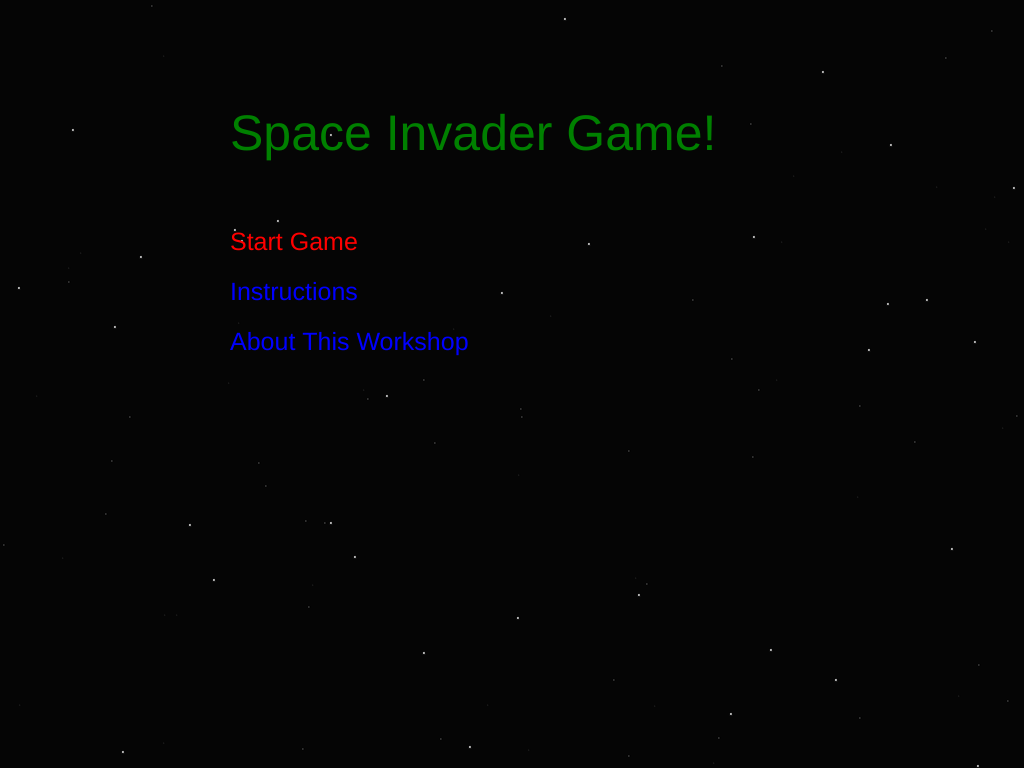
Frame 1 (no input)
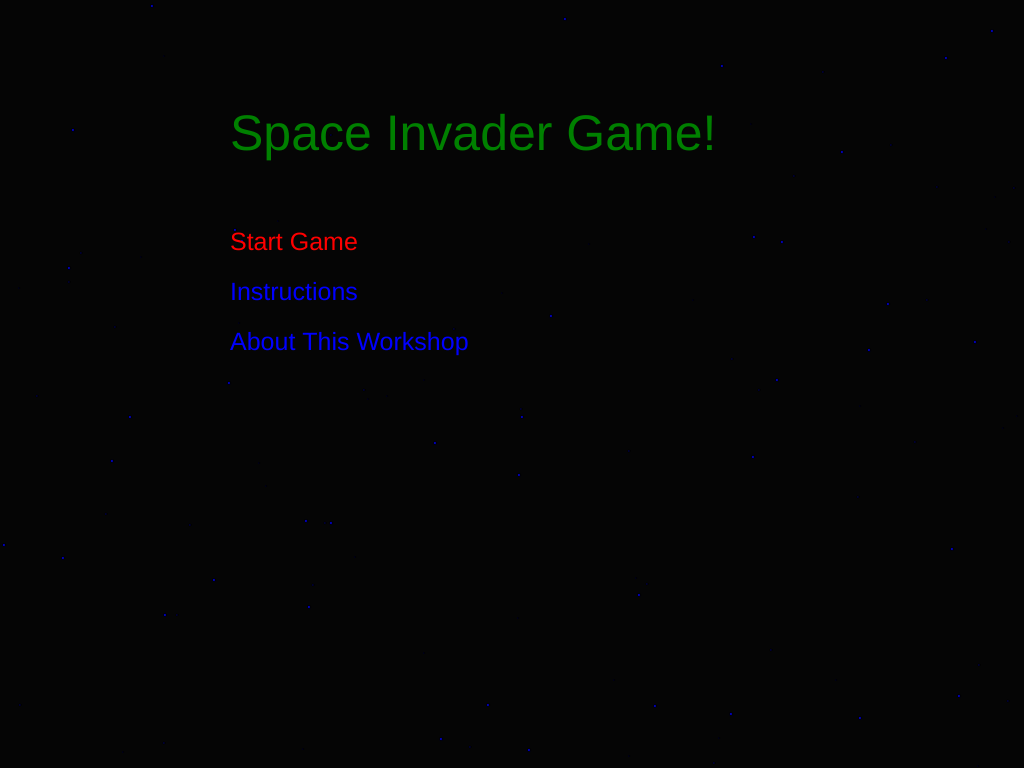
Frame 60 (no input)
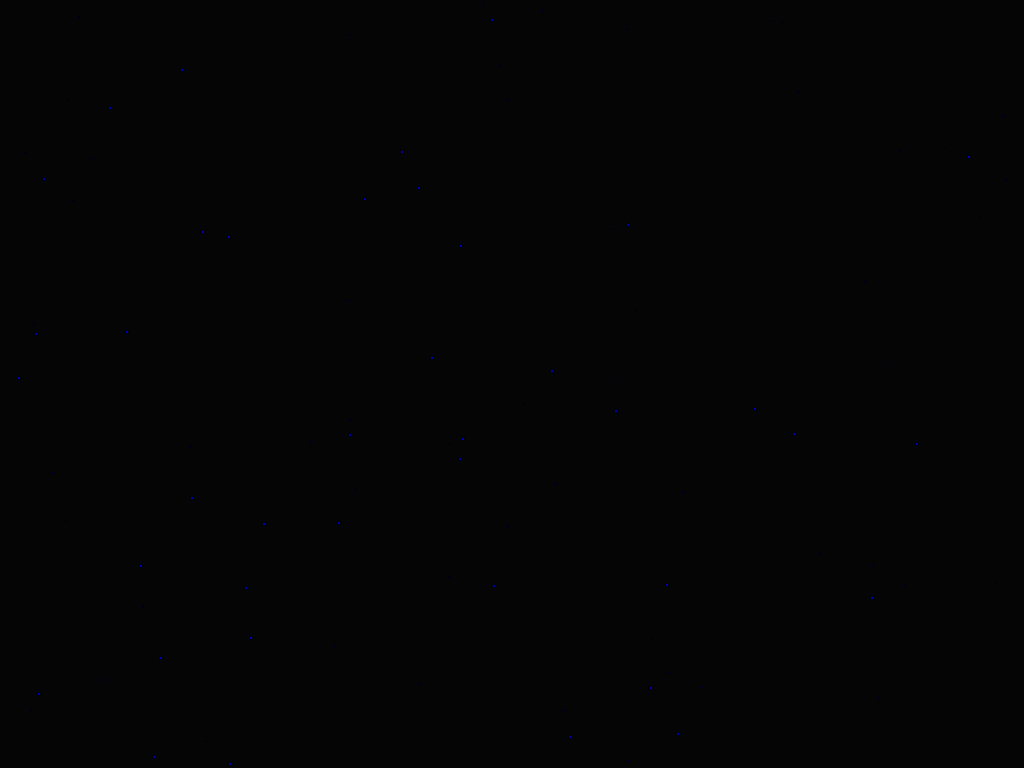
Frame 120 (the mouse pressed at the canvas centre since frame 60)

The p5.js sketch that drew these frames (run headless with seeded random() and noise() and a simulated clock; from frame 60 on, the mouse is pressed at the canvas centre):

// p5.js sketch
// ── sketch.js
/**
 * A collision detector class that is functional with rectangles, circles and points.
 */
class CollisionDetector{

    /**
     * Constructor
     */
    constructor() {

    }

    /**
     * This method would determine whether two rectangles have collided.
     * @param {x of rectangle 1} x 
     * @param {y of rectangle 1} y 
     * @param {width of rectangle 1} w 
     * @param {height of rectangle 1} h 
     * @param {x of rectangle 2} x2 
     * @param {y of rectangle 2} y2 
     * @param {width of rectangle 2} w2 
     * @param {height of rectangle 2} h2
     * @returns true if the collision is detected.
     */
    collidedRects(x,y,w,h,x2,y2,w2,h2) {
        return x < x2 + w2 &&x + w > x2 &&y < y2 + h2 &&y + h > y2;
    }

    /**
     * This method is responsible for determining whether two circles have collided.
     * @param {x position of the first circle} x 
     * @param {y position of the first cirlce} y 
     * @param {the radius of the first circle} rad 
     * @param {x position of the second circle} x2 
     * @param {y position of the second circle} y2 
     * @param {radius of the second circle} rad2 
     * @returns true if the collision is detected.
     */
    collidedCircles(x,y,rad,x2,y2,rad2) {
        return Math.pow(x-x2,2)+Math.pow(y-y2,2) <= Math.pow(rad+rad2);
    }

    /**
     * This method detects the collision between a point and a circle.
     * @param {x position of the circle} x 
     * @param {y position of the circle} y 
     * @param {radius of the circle} rad 
     * @param {x position of the point} x2 
     * @param {y position of the point} y2 
     * @returns true if the collision is detected.
     */
    collidedCircleWithPoint(x,y,rad, x2,y2) {
        return this.collidedCircles(x,y,rad,x2,y2,0);
    }

    /**
     * This method would determine whether a point has been collided with a rectangle.
     * @param {x position of the rectangle} x 
     * @param {y position of the rectangle} y 
     * @param {width of the rectangle} w 
     * @param {height of the rectangle} h 
     * @param {x position of the point} x2 
     * @param {y position of the point} y2 
     * @returns true if the collision is detected.
     */
    collidedRectWithPoint(x,y,w,h,x2,y2) {
        return this.collidedRects(x,y,w,h,x2,y2,0,0);
    }

}

/**
 * This method provides a random integer with the bounds provided to it (ending exclusive).
 * @param {the beginning index} start 
 * @param {the ending index} end 
 */
function nextInt(start, end) {
    return Math.floor(Math.random()*(end-1))+start;
}

/**
 * @author Kia Kalani
 * Student ID: 101145220
 * This file contains the main components of the p5js project.
 * @version 1.00
 */


/**
 * This variable is responsible for keeping track of which scene we are currently at.
 */
let currentScene = new MainMenu();

/**
 * This method would change the scene of the game.
 * @param {the new scene we want to replace the old one with} scene 
 */
function changeCurrentScene(scene) {
    currentScene = scene;
}

/**
 * The setup method
 */
function setup() {
    createCanvas(MENUWIDTH,MENUHEIGHT);
}

/**
 * Key released method for handling events
 */
function keyReleased() {
    currentScene.handleKeyReleased();
}

/**
 * Key pressed method for handling events
 */
function keyPressed() {
    currentScene.handleKeyPressed();
}

/**
 * This method takes care of the events related to the mouse being pressed.
 */
function mousePressed(){
    currentScene.handleMousePressed();
}

/**
 * The draw method responsible for rendering the game.
 */
function draw() {
    currentScene.render();
    currentScene.update();
}

// ── menu.js
/**
 * @author Kia Kalani
 * Student ID: 101145220
 * This javascript file contains the items related to the menus in the project.
 * <strong>Note: </strong> by menus we are referring to the scene that would be
 * shown to the user.
 * @version 1.00
 */


/**
 * The width of the project.
 */
const MENUWIDTH = 1024;

/**
 * The height of the project.
 */
const MENUHEIGHT = 768;

/**
 * This class is the template of the scenes related to the game.
 */
class Menu {

    /**
     * Constructor
     */
    constructor() {
        this.stars = [];
        for (let i = 0; i < nextInt(100, 200); i++) {
            this.stars.push({x: nextInt(0, MENUWIDTH), y: nextInt(0, MENUHEIGHT)});
        }
        this.collisionDetector = new CollisionDetector();
    }

    /**
     * This method would take care of handling the events related to the keyboard key
     * being pressed.
     */
    handleKeyPressed() {

    }

    /**
     * This method would be called when the key is being released.
     */
    handleKeyReleased() {

    }

    /**
     * This method would be called when the mouse is being pressed
     */
    handleMousePressed() {

    }

    /**
     * This method would be called when the mouse is released.
     */
    handleMousReleased() {

    }

    /**
     * Displaying the contents of the menu to the page
     */
    render() {
        background(5);
        for (let i = 0; i < this.stars.length; i++) {
            circle(this.stars[i].x, this.stars[i].y, nextInt(1,4));
        }
    }

    /**
     * Updating the page.
     */
    update() {
        
    }
}
/**
 * This class is the main menu of the game.
 */
class MainMenu extends Menu {

    /**
     * The constructor of the main menu.
     */
    constructor() {
        super();
        this.options = ["Start Game", "Instructions", "About This Workshop"];
        this.selectedPosition = 0;
    }

    /**
     * This method renders the space invader game text at the beginning of the page.
     */
    renderMainText() {
        textSize(50);
        fill('green');
        text("Space Invader Game!", 230, 150);
    }

    /**
     * This method is responsible for rendering the options of the main menu.
     */
    renderOptions() {
        for (let i = 0; i < this.options.length; i++) {
            let fillcolor = 'blue';
            if (i == this.selectedPosition) {
                fillcolor = 'red';
            }
            textSize(25);
            fill(fillcolor);
            text(this.options[i], 230, 250 + (i * 50));
        }
    }

    /**
     * This method renders everything all together.
     */
    render() {
        super.render();
        this.renderMainText();
        this.renderOptions();
    }

    /**
     * This method ensures that the released key would not go out of bounds.
     */
    checkKeyBoundaries() {
        if (this.selectedPosition < 0) {
            this.selectedPosition = this.options.length - 1;
        } else if (this.selectedPosition == this.options.length) {
            this.selectedPosition = 0;
        }
    }

    /**
     * This method would change the scene according to the selected option.
     */
    doActionBySelectedIndex() {
        switch (this.selectedPosition) {
            case 0:
                changeCurrentScene(new GamePage());
                break;
            case 1:
                changeCurrentScene(new Instructions());
                break;
            case 2:
                changeCurrentScene(new About());
                break;
        }
    }

    /**
     * This method handles the events related to the mouse being pressed
     */
    handleMousePressed() {
        this.doActionBySelectedIndex();
    }

    /**
     * This method would select the option that mouse would be moved onto.
     */
    mouseHitOption() {
        for (let i = 0; i < this.options.length; i++) {
            let x = 230;
            let y = 230 + ((i) * 50);
            let width = 25 * this.options[i].length;
            let height = 25;
            if (this.collisionDetector.collidedRectWithPoint(x, y, width, height, mouseX, mouseY)) {
                this.selectedPosition = i;
                break;
            }
        }
    }

    /**
     * This method handles the keyboard related events.
     */
    handleKeyReleased() {
        super.handleKeyReleased();
        switch (key) {
            case "ArrowUp":
                this.selectedPosition -= 1;
                break;
            case "ArrowDown":
                this.selectedPosition += 1;
                break;
            case "ArrowLeft":
                this.selectedPosition -= 1;
                break;
            case "ArrowRight":
                this.selectedPosition += 1;
                break;
            case "Enter":
                this.doActionBySelectedIndex();
                break;
        }
        this.checkKeyBoundaries();
    }

    /**
     * This method is responsible for updating the objects in the menu.
     */
    update() {
        super.update();
        this.mouseHitOption();
    }

}

//Todo: Finish this class tomorrow with Ali's help
class About extends Menu {

}

/**
 * The game logic itself.
 */
class GamePage extends Menu {

}

/**
 * This class would demonstrate the instructions to the players as of how they are supposed to be playing the game.
 */
class Instructions extends Menu {

    /**
     * The constructor
     */
    constructor() {
        super();
    }

    /**
     * This method renders the instructions as well as the buttons to the player.
     */
    render() {
        super.render();
        fill('green');
        textSize(30);
        text("Press 'A' or 'D' to move left or right\nPress 'Space' to shoot towards the aliens.\n Don't let them collide with your ship", 200, 200);
    }

    /**
     * This method takes care of the events when the key is being released.
     */
    handleKeyReleased() {
        if (key == "Enter" || key == "ArrowRight") {
            changeCurrentScene(new GamePage());
        } else if (key == 'ArrowLeft') {
            changeCurrentScene(new MainMenu());
        }
    }

    /**
     * This method handles the events related to the mouse being pressed.
     */
    handleMousePressed() {
        
    }

}

/**
 * This class is responsible for showing the score of the player when they lose.
 */
class GameOver extends Menu {
    /**
     * The constructor.
     * @param {The score the player earned} score 
     */
    constructor(score) {
        super();
        this.score = score;
    }
    /**
     * This method renders the game over scene.
     */
    render() {
        super.render();
        textSize(60);
        fill('red');
        text("Game Over\n Score: " + this.score, 200, 200);
    }
    /**
     * This method would take the player back to the main menu when the player releases any key.
     */
    handleKeyReleased() {
        changeCurrentScene(new MainMenu());
    }
    /**
     * This method takes the player back to the main menu once they press a mouse button.
     */
    handleMousePressed() {
        changeCurrentScene(new MainMenu());
    }
}
